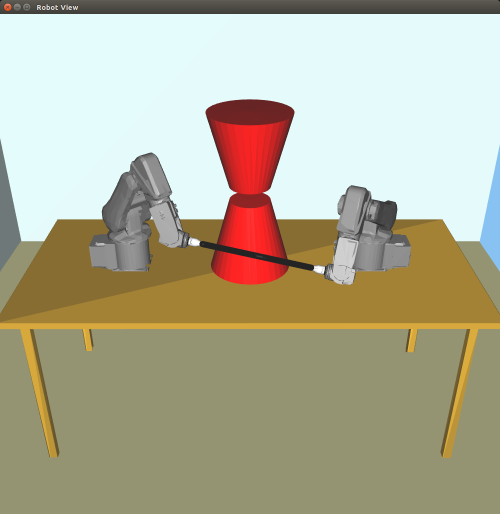
%> input picture matlab/startII.png, 1000 x 1028 px (shown at 1/2 size)
$ octave images.m   (GNU Octave 9; MATLAB toolbox functions it lacks are replaced by stand-ins)
%> lines starting %> are read from the running program, lines starting %| are printed output that depends on the picture; in (x1, y1, x2, y2) boxes, pixels count from 0 and x2, y2 are one past the last pixel; in counts of white or black regions, pixels touching at a corner belong together; the program's own positions count from 1
I1 = imread('startII.png');
%> I1 is the input picture: size 1028x1000x3 uint8; mean R, G, B 177, 173.6, 149.7
I2 = imread('goalII.png');
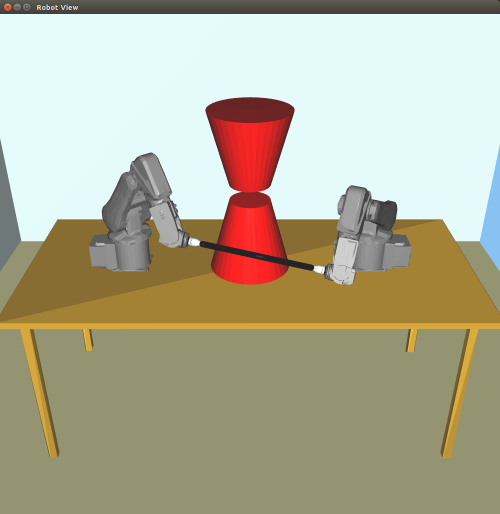
%> input picture matlab/goalII.png, 1000 x 1028 px (shown at 1/2 size)
%> I2 is the input picture: size 1028x1000x3 uint8; mean R, G, B 177, 173.5, 149.7

% % Environment I - 381x610
% I1 = imcrop(I1, [200 240 809-200 620-240]);
% I2 = imcrop(I2, [200 240 809-200 620-240]);
% Environment II
I1 = imcrop(I1, [200 250 809-200 630-250]);
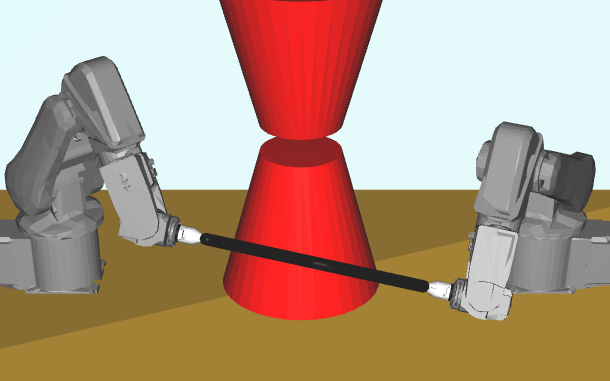
%> I1: size 381x610x3 uint8; mean R, G, B 180.6, 152.1, 130.8
I2 = imcrop(I2, [200 250 809-200 630-250]);
%> I2: size 381x610x3 uint8


for i = 1:size(I1,2)
    I1(1,i,:) = [0 0 0];
    I1(end,i,:) = [0 0 0];
    I2(1,i,:) = [0 0 0];
    I2(end,i,:) = [0 0 0];
end
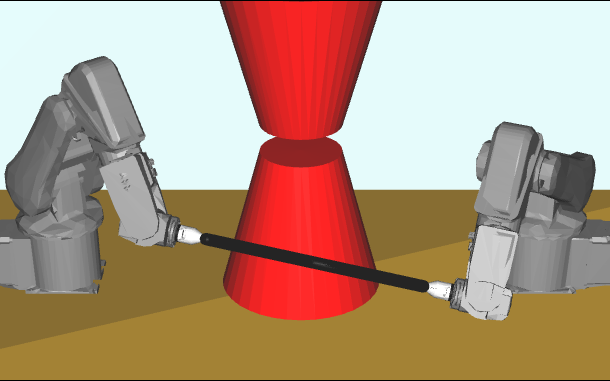
%> I1: size 381x610x3 uint8; 0.52% of pixels changed, all inside (x1, y1, x2, y2) = (0, 0, 610, 381)
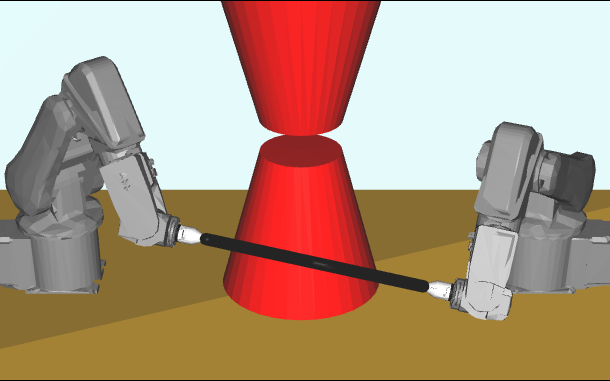
%> I2: size 381x610x3 uint8; mean R, G, B 179.7, 151.7, 130.6
for i = 1:size(I1,1)
    I1(i,1,:) = [0 0 0];
    I1(i,end,:) = [0 0 0];
    I2(i,1,:) = [0 0 0];
    I2(i,end,:) = [0 0 0];
end
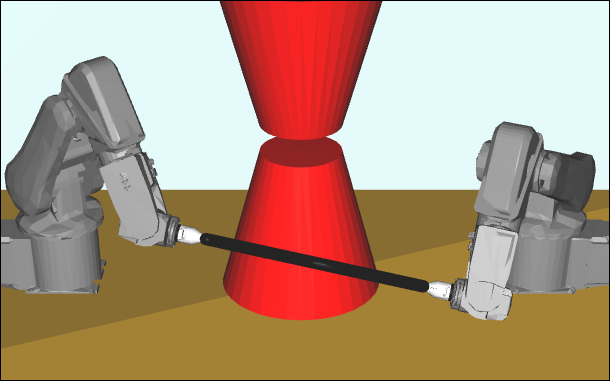
%> I1: size 381x610x3 uint8; 0.33% of pixels changed, all inside (x1, y1, x2, y2) = (0, 1, 610, 380)
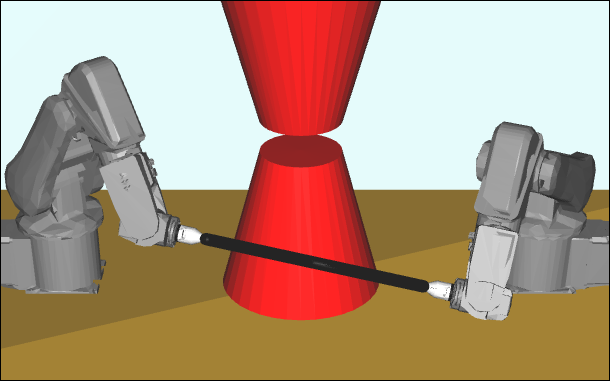
%> I2: size 381x610x3 uint8; 0.33% of pixels changed, all inside (x1, y1, x2, y2) = (0, 1, 610, 380)

I = [I1; I2];
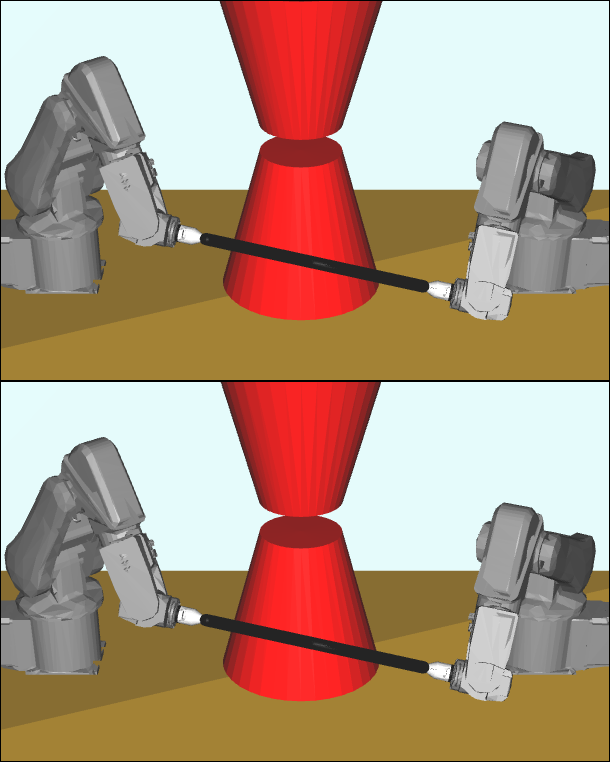
%> I: size 762x610x3 uint8; mean R, G, B 179, 150.9, 129.8
imshow(I);

imwrite(I, 'envII.png');
